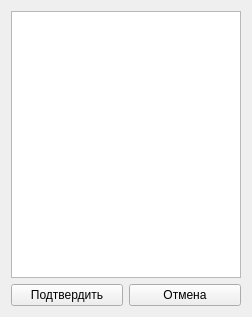
<?xml version="1.0" encoding="UTF-8"?>
<ui version="4.0">
 <class>VariableList</class>
 <widget class="QWidget" name="VariableList">
  <property name="geometry">
   <rect>
    <x>0</x>
    <y>0</y>
    <width>252</width>
    <height>317</height>
   </rect>
  </property>
  <property name="windowTitle">
   <string>Список переменных</string>
  </property>
  <layout class="QGridLayout" name="gridLayout">
   <item row="1" column="1">
    <widget class="QPushButton" name="cancel_btn">
     <property name="text">
      <string>Отмена</string>
     </property>
    </widget>
   </item>
   <item row="1" column="0">
    <widget class="QPushButton" name="accept_btn">
     <property name="text">
      <string>Подтвердить</string>
     </property>
    </widget>
   </item>
   <item row="0" column="0" colspan="2">
    <widget class="QTreeView" name="treeView"/>
   </item>
  </layout>
 </widget>
 <resources/>
 <connections/>
</ui>
